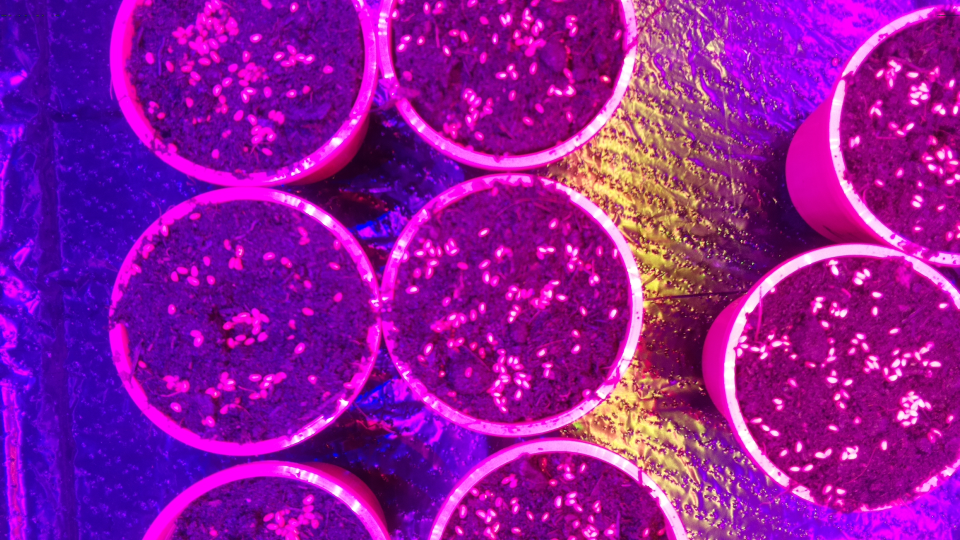
#> input picture NDVI/Data/Bilder_ersterLauf/Beispielaufnahme_NDVI.jpg, 1920 x 1080 px, found by its file name (shown at 1/2 size); its folder holds only this picture in this run
$ python main.py
#> lines starting #> are read from the running program, lines starting #| are printed output that depends on the picture
#> further down, image is the input picture: shape (1080, 1920, 3); mean B, G, R 157.4, 21.9, 144.2
from __future__ import print_function
import os
import cv2
import numpy as np
from fastiecm import fastiecm
import os

# Verzeichnis mit den Bildern
image_directory = "NDVI/Data/Bilder_ersterLauf"
#image_directory = "NDVI/Data/Bilder_zweiterLauf"

# Ausgabedatei für die Werte
output_file = 'bild_werte.txt'  # Dateiname für die Ausgabedatei

def calculate_color_percentages(image):
    # Konvertiere das Bild von BGR zu RGB, da OpenCV standardmäßig BGR verwendet
    image_rgb = cv2.cvtColor(image, cv2.COLOR_BGR2RGB)

    # Definiere die Schwellenwerte für Weiß, Grau und Schwarz (in RGB)
    white_threshold = 240
    gray_threshold = 100
    black_threshold = 15

    # Berechne die Summe der Pixel in jedem Farbkanal
    total_pixels = image_rgb.shape[0] * image_rgb.shape[1]
    red_pixels = np.sum(image_rgb[:, :, 0])
    green_pixels = np.sum(image_rgb[:, :, 1])
    blue_pixels = np.sum(image_rgb[:, :, 2])

    # Zähle die Pixel in den Bereichen Weiß, Grau und Schwarz
    white_pixels = np.sum(np.all(image_rgb >= white_threshold, axis=2))
    gray_pixels = np.sum(np.all((image_rgb >= gray_threshold) & (image_rgb < white_threshold), axis=2))
    black_pixels = np.sum(np.all(image_rgb < black_threshold, axis=2))

    relevantpixels = red_pixels+green_pixels+blue_pixels+gray_pixels+white_pixels+black_pixels
    # Berechne die prozentualen Anteile
    red_percentage = (red_pixels / (relevantpixels)) * 100
    green_percentage = (green_pixels / (relevantpixels)) * 100
    blue_percentage = (blue_pixels / (relevantpixels))  * 100
    white_percentage = (white_pixels / (relevantpixels)) * 100
    gray_percentage = (gray_pixels / (relevantpixels)) * 100
    black_percentage = (black_pixels / (relevantpixels)) * 100

    return red_percentage, green_percentage, blue_percentage, white_percentage, gray_percentage, black_percentage


def display(image, image_name):
    image = np.array(image, dtype=float)/float(255)
    shape = image.shape
    height = int(shape[0] / 2)
    width = int(shape[1] / 2)
    image = cv2.resize(image, (width, height))
    cv2.namedWindow(image_name)
    cv2.imshow(image_name, image)
    cv2.waitKey(0)
    cv2.destroyAllWindows()

def to_cut_image(image, h_top, h_bottom, w_left, w_right):
#> called with h_top = 390, h_bottom = 950, w_left = 120, w_right = 700
    cut_image = image[h_top:h_bottom, w_left:w_right]
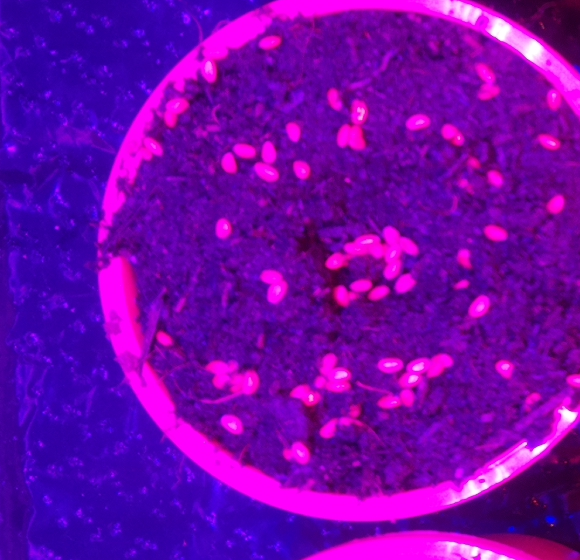
#> cut_image: shape (560, 580, 3); mean B, G, R 169.5, 4.1, 115.5
    return cut_image


def contrast_stretch(im):
    in_min = np.percentile(im, 5)
#> in_min = 0
    in_max = np.percentile(im, 95)
#> in_max = 250

    out_min = 0.0
    out_max = 255.0

    out = im - in_min
    out *= ((out_min - out_max) / (in_min - in_max))
    out += in_min

    return out

def calc_ndvi(image):
    b, g, r = cv2.split(image)
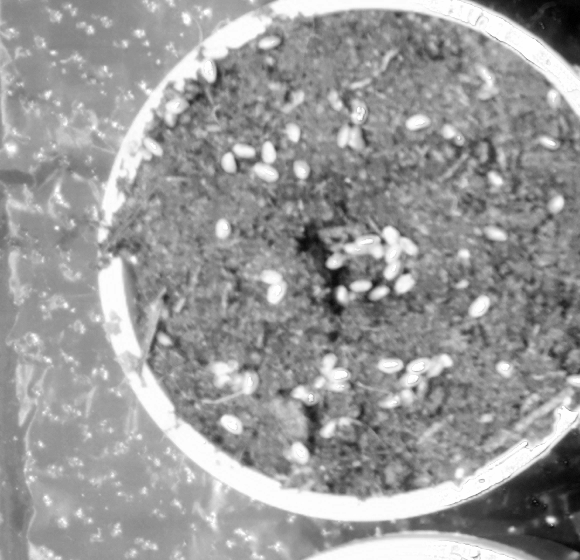
#> b: shape (560, 580) float64; min 39.78, max 260.1, mean 172.9; drawn with min black and max white
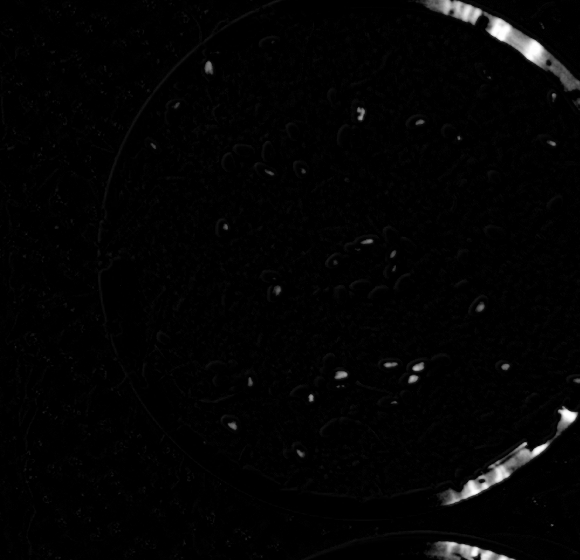
#> g: shape (560, 580) float64; min 0, max 260.1, mean 4.1; drawn with min black and max white
    bottom = (r.astype(float) + b.astype(float))
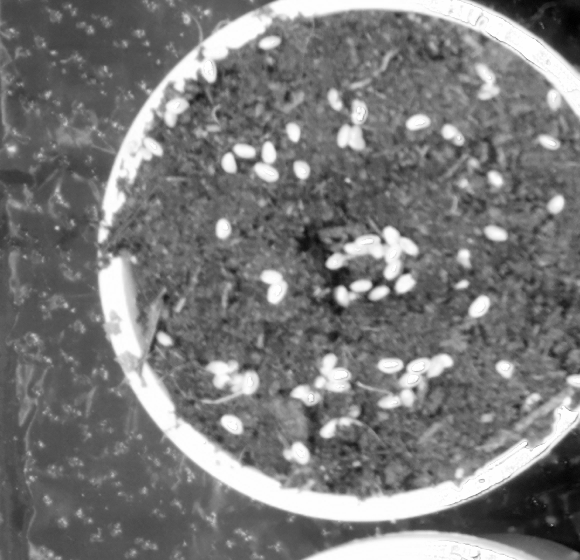
#> bottom: shape (560, 580) float64; min 79.56, max 520.2, mean 290.7; drawn with min black and max white
    bottom[bottom == 0] = 0.01
    # ndvi = (r.astype(float) - b) / bottom
    ndvi = (r.astype(float) - (b)) / bottom  # THIS IS THE CHANGED LINE
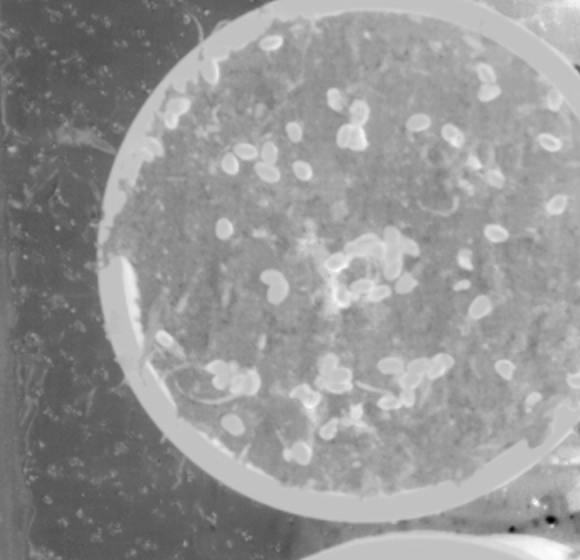
#> ndvi: shape (560, 580) float64; min -1, max 0.317, mean -0.223; drawn with min black and max white
    return ndvi


# Öffne die Ausgabedatei
with open(output_file, 'w') as f:
    f.write("Bildname,Rot,Grün,Blau,Weiß,Grau,Schwarz\n")  # Schreibe die Überschriften

    # Schleife durch alle Dateien im Verzeichnis
    for filename in os.listdir(image_directory):
        if filename.endswith(".jpg") or filename.endswith(".png"):  # Nur Bilddateien berücksichtigen
            # Lade das Bild
            image_path = os.path.join(image_directory, filename)
            image = cv2.imread(image_path)
            # display(original, 'Original')
            # Cutting the size of the image to the only one reference plant pot.
            # 1. test series: h_top =345 h_bottom = 950 w_left = 640 w_right = 1290
            # 2. test series: h_top =365 h_bottom = 925 w_left = 200 w_right = 780
            cut = to_cut_image(image, 390, 950, 120, 700)
            #display(cut, 'Original')
            contrasted = contrast_stretch(cut)
            #display(contrasted, 'Contrasted original')
            cv2.imwrite('contrasted.png', contrasted)
            ndvi = calc_ndvi(contrasted)
            # display(ndvi, 'NDVI')
            ndvi_contrasted = contrast_stretch(ndvi)
            #display(ndvi_contrasted, 'NDVI Contrasted')
            cv2.imwrite('ndvi_contrasted.png', ndvi_contrasted)
            color_mapped_prep = ndvi_contrasted.astype(np.uint8)
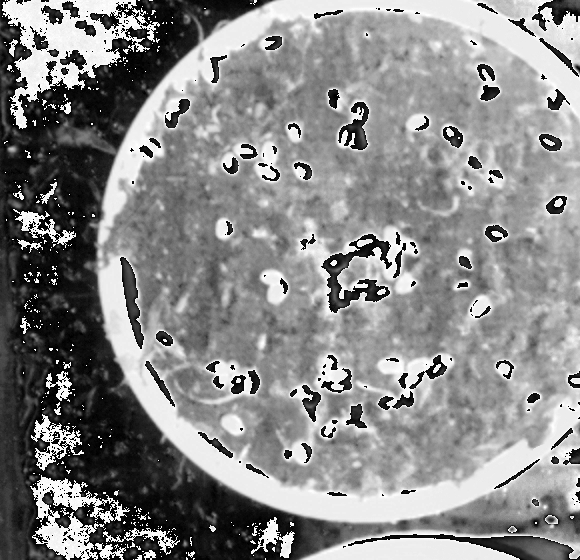
#> color_mapped_prep: shape (560, 580); min 0, max 255, mean 135.3
            color_mapped_image = cv2.applyColorMap(color_mapped_prep, fastiecm)
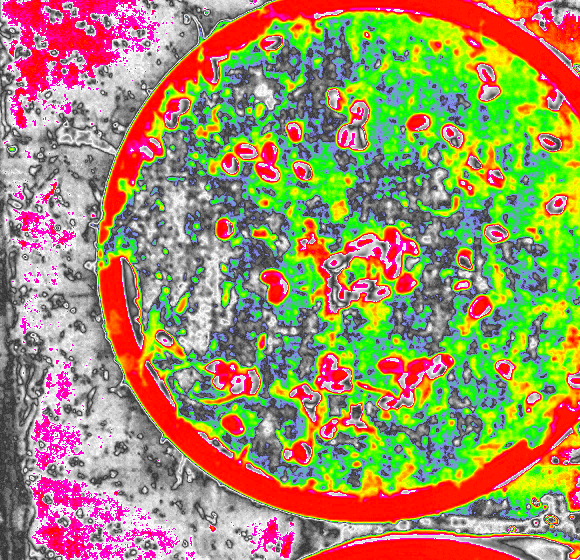
#> color_mapped_image: shape (560, 580, 3); mean B, G, R 101.3, 145.4, 159.7
            #display(color_mapped_image, 'Color mapped')
            cv2.imwrite('color_mapped_image.png', color_mapped_image)
            # Berechne die Farbanteile
            red_percentage, green_percentage, blue_percentage, white_percentage, gray_percentage, black_percentage = calculate_color_percentages(color_mapped_image)
#> in calculate_color_percentages, `red_pixels = np.sum(image_rgb[:, :, 0])`: red_pixels = 51860735
#> in calculate_color_percentages, `green_pixels = np.sum(image_rgb[:, :, 1])`: green_pixels = 47229684
#> in calculate_color_percentages, `blue_pixels = np.sum(image_rgb[:, :, 2])`: blue_pixels = 32902076
#> in calculate_color_percentages, `white_pixels = np.sum(np.all(image_rgb >= white_threshold, axis=2))`: white_pixels = 11819
#> in calculate_color_percentages, `gray_pixels = np.sum(np.all((image_rgb >= gray_threshold) & (image_rgb..`: gray_pixels = 110813
#> in calculate_color_percentages, `black_pixels = np.sum(np.all(image_rgb < black_threshold, axis=2))`: black_pixels = 0
#> in calculate_color_percentages, `relevantpixels = red_pixels+green_pixels+blue_pixels+gray_pixels+white..`: relevantpixels = 132115127
#> in calculate_color_percentages, `red_percentage = (red_pixels / (relevantpixels)) * 100`: red_percentage = 39.25
#> in calculate_color_percentages, `green_percentage = (green_pixels / (relevantpixels)) * 100`: green_percentage = 35.75
#> in calculate_color_percentages, `blue_percentage = (blue_pixels / (relevantpixels))  * 100`: blue_percentage = 24.9
#> in calculate_color_percentages, `white_percentage = (white_pixels / (relevantpixels)) * 100`: white_percentage = 0.00895
#> in calculate_color_percentages, `gray_percentage = (gray_pixels / (relevantpixels)) * 100`: gray_percentage = 0.0839
#> in calculate_color_percentages, `black_percentage = (black_pixels / (relevantpixels)) * 100`: black_percentage = 0
#> red_percentage = 39.25; green_percentage = 35.75; blue_percentage = 24.9; white_percentage = 0.00895; gray_percentage = 0.0839; black_percentage = 0

            # Schreibe die Werte in die Ausgabedatei
            f.write("{},{:.2f},{:.2f},{:.2f},{:.2f},{:.2f},{:.2f}\n".format(filename, red_percentage, green_percentage, blue_percentage, white_percentage,gray_percentage, black_percentage))

    print("Die Werte wurden in '{}' gespeichert.".format(output_file))
